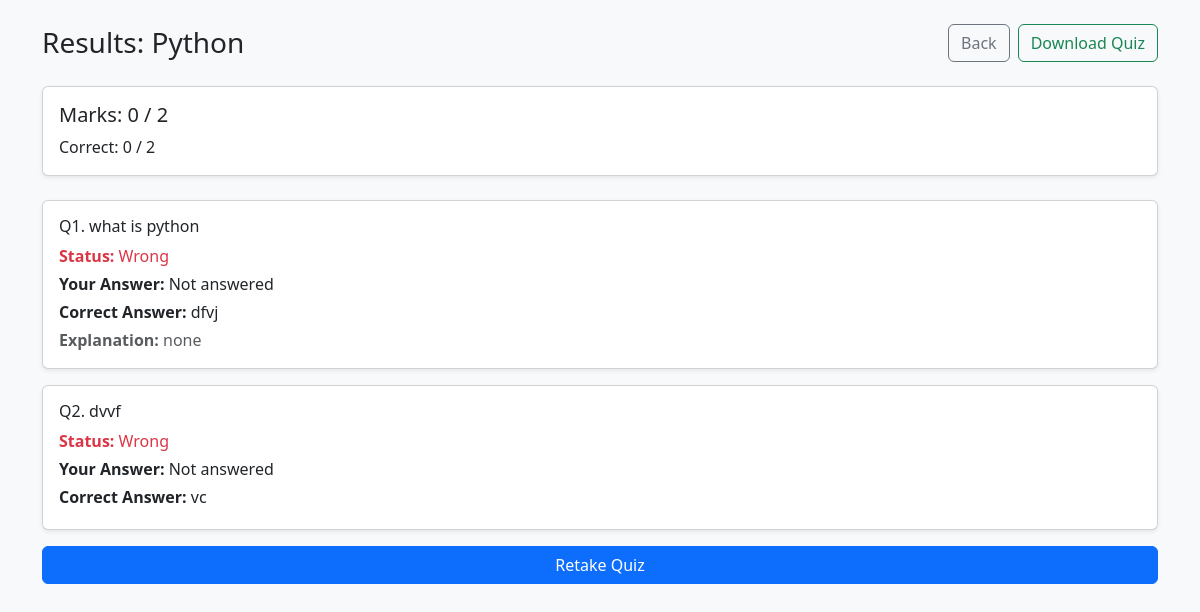
The page /practice_quiz_results/1 (signed in) on the database its author committed.
### tables this page shows
CREATE TABLE Practice_Quizzes (
            quiz_id INTEGER PRIMARY KEY AUTOINCREMENT,
            quiz_name TEXT NOT NULL,
            description TEXT,
            teacher_id INTEGER,
            created_by INTEGER NOT NULL,
            department TEXT,
            target_departments TEXT,
            created_at TIMESTAMP DEFAULT CURRENT_TIMESTAMP,
            FOREIGN KEY (created_by) REFERENCES Users(user_id)
        );

CREATE TABLE PracticeQuestions (
            question_id INTEGER PRIMARY KEY AUTOINCREMENT,
            quiz_id INTEGER NOT NULL,
            question_text TEXT NOT NULL,
            question_type TEXT DEFAULT 'MCQ',
            explanation TEXT,
            created_at TIMESTAMP DEFAULT CURRENT_TIMESTAMP, media_url TEXT,
            FOREIGN KEY (quiz_id) REFERENCES Practice_Quizzes(quiz_id)
        );

CREATE TABLE PracticeOptions (
            option_id INTEGER PRIMARY KEY AUTOINCREMENT,
            question_id INTEGER NOT NULL,
            option_text TEXT NOT NULL,
            is_correct INTEGER DEFAULT 0,
            option_order INTEGER,
            FOREIGN KEY (question_id) REFERENCES PracticeQuestions(question_id)
        );

### app.py (the view)
@app.route('/practice_quiz_results/<int:quiz_id>')
@login_required
def practice_quiz_results(quiz_id):
    if session.get('role') != 'Student':
        return redirect('/login')
    user_id = session['user_id']
    with get_db_connection() as conn:
        student_department_row = conn.execute(
            "SELECT COALESCE(NULLIF(department, ''), 'Computer') AS department FROM Users WHERE user_id=?",
            (user_id,)
        ).fetchone()
        student_department = student_department_row['department'] if student_department_row else 'Computer'
        quiz = conn.execute(
            """
            SELECT p.*
            FROM Practice_Quizzes p
            LEFT JOIN Users u ON p.created_by = u.user_id
            WHERE p.quiz_id=?
              AND (',' || COALESCE(
                    NULLIF(p.target_departments, ''),
                    COALESCE(NULLIF(p.department, ''), COALESCE(NULLIF(u.department, ''), 'Computer'))
                  ) || ',') LIKE '%,' || ? || ',%'
            """,
            (quiz_id, student_department)
        ).fetchone()
        if not quiz:
            flash("This quiz is not available for your department")
            return redirect(url_for('student_practice_quizzes'))
        progress = conn.execute(
            """
            SELECT score, correct_answers, total_questions, completed_at
            FROM PracticeProgress
            WHERE user_id=? AND quiz_id=?
            """,
            (user_id, quiz_id)
        ).fetchone()
        results = conn.execute(
            """
            SELECT
                q.question_id,
                q.question_text,
                q.explanation,
                pa.is_correct,
                so.option_text AS selected_option,
                co.option_text AS correct_option
            FROM PracticeQuestions q
            LEFT JOIN PracticeAnswers pa
                ON pa.question_id = q.question_id
                AND pa.user_id = ?
                AND pa.quiz_id = ?
            LEFT JOIN PracticeOptions so ON so.option_id = pa.selected_option_id
            LEFT JOIN PracticeOptions co
                ON co.question_id = q.question_id
                AND co.is_correct = 1
            WHERE q.quiz_id = ?
            ORDER BY q.question_id
            """,
            (user_id, quiz_id, quiz_id)
        ).fetchall()
    if not progress:
        total = len(results)
        correct = sum(1 for r in results if r['is_correct'] == 1)
        score = round((correct / total) * 100) if total else 0
        progress = {
            'score': score,
            'correct_answers': correct,
            'total_questions': total,
            'completed_at': None
        }
    return render_template(
        'student/practice_quiz_results.html',
        quiz=quiz,
        progress=progress,
        results=results
    )

### app.py (called while the page is built)
def get_db_connection():
    return DBConnection(DATABASE)

def login_required(f):
    @wraps(f)
    def decorated_function(*args, **kwargs):
        if 'user_id' not in session:
            flash("Please login first")
            return redirect(url_for('login'))
        return f(*args, **kwargs)
    return decorated_function

    def __enter__(self):
        return self.conn

    def __exit__(self, exc_type, exc_val, exc_tb):
        if exc_type is None:
            self.conn.commit()
        else:
            self.conn.rollback()
        self.conn.close()

### templates/student/practice_quiz_results.html (shortened to what this page needs)
<!DOCTYPE html>
<html lang="en">
<head>
<link href="https://cdn.jsdelivr.net/npm/bootstrap@5.3.2/dist/css/bootstrap.min.css" rel="stylesheet">
</head>
<body class="bg-light">
<div class="container py-4">
    <div class="d-flex justify-content-between align-items-center mb-4">
        <h3 class="mb-0">Results: {{ quiz['quiz_name'] }}</h3>
        <div class="d-flex gap-2">
            <a href="{{ url_for('student_practice_quizzes') }}" class="btn btn-outline-secondary">Back</a>
            <a href="{{ url_for('download_practice_quiz_page', quiz_id=quiz['quiz_id']) }}" class="btn btn-outline-success">Download Quiz</a>
        </div>
    </div>
    {% if progress %}
    <div class="card shadow-sm mb-4">
        <div class="card-body">
            <h5 class="card-title">Marks: {{ progress['correct_answers'] }} / {{ progress['total_questions'] }}</h5>
            <p class="mb-0">Correct: {{ progress['correct_answers'] }} / {{ progress['total_questions'] }}</p>
        </div>
    </div>
    {% endif %}
    {% for r in results %}
    <div class="card mb-3 shadow-sm">
        <div class="card-body">
            <h6 class="mb-2">Q{{ loop.index }}. {{ r['question_text'] }}</h6>
            {% if r['is_correct'] == 1 %}
            <p class="text-success mb-1"><strong>Status:</strong> Right</p>
            {% else %}
            <p class="text-danger mb-1"><strong>Status:</strong> Wrong</p>
            {% endif %}
            <p class="mb-1"><strong>Your Answer:</strong> {{ r['selected_option'] or 'Not answered' }}</p>
            <p class="mb-1"><strong>Correct Answer:</strong> {{ r['correct_option'] or 'N/A' }}</p>
            {% if r['explanation'] %}
            <p class="mb-0 text-muted"><strong>Explanation:</strong> {{ r['explanation'] }}</p>
            {% endif %}
        </div>
    </div>
    {% endfor %}
    <a href="{{ url_for('take_practice_quiz', quiz_id=quiz['quiz_id']) }}" class="btn btn-primary w-100">
        Retake Quiz
    </a>
</div>
</body>
</html>

### rows shown on the page
Practice_Quizzes: quiz_name "Python"
PracticeQuestions: question_text "what is python", r "Not answered", option_text "dfvj", explanation "none"
PracticeQuestions: question_text "dvvf", r "Not answered", option_text "vc"

### other values the page prints
{{ progress['correct_answers'] }} "0"
{{ progress['total_questions'] }} "2"
